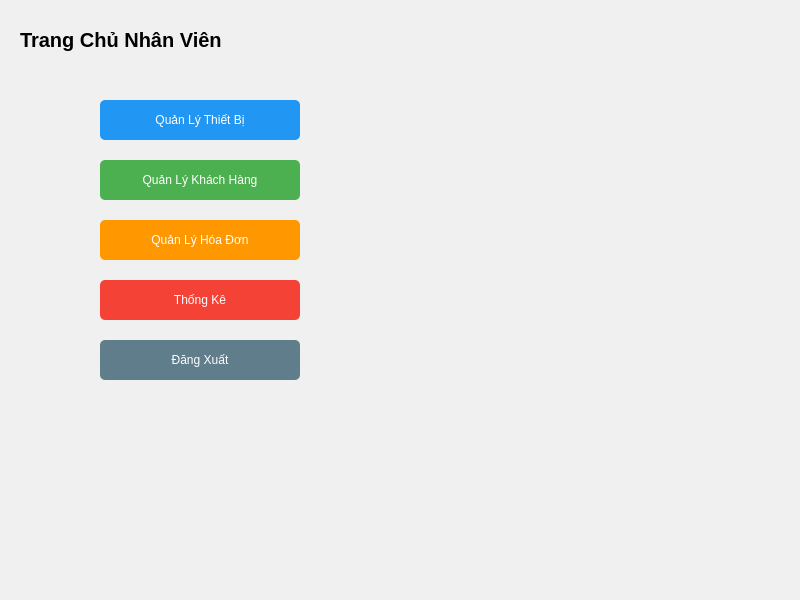
<?xml version="1.0" encoding="UTF-8"?>
<ui version="4.0">
 <class>MainWindow</class>
 <widget class="QMainWindow" name="MainWindow">
  <property name="geometry">
   <rect>
    <x>0</x>
    <y>0</y>
    <width>800</width>
    <height>600</height>
   </rect>
  </property>
  <property name="windowTitle">
   <string>Trang Chủ - Nhân Viên</string>
  </property>
  <property name="styleSheet">
   <string>background-color: #f0f0f0;</string>
  </property>
  <widget class="QWidget" name="centralwidget">
   <!-- Nhãn tiêu đề -->
   <widget class="QLabel" name="lblTitle">
    <property name="geometry">
     <rect>
      <x>20</x>
      <y>20</y>
      <width>300</width>
      <height>40</height>
     </rect>
    </property>
    <property name="text">
     <string>Trang Chủ Nhân Viên</string>
    </property>
    <property name="styleSheet">
     <string>font-size: 20px; font-weight: bold;</string>
    </property>
   </widget>
   <!-- Nút thiết bị -->
   <widget class="QPushButton" name="btnThietBi">
    <property name="geometry">
     <rect>
      <x>100</x>
      <y>100</y>
      <width>200</width>
      <height>40</height>
     </rect>
 five </property>
    <property name="text">
     <string>Quản Lý Thiết Bị</string>
    </property>
    <property name="styleSheet">
     <string>background-color: #2196F3; color: white; border-radius: 5px; padding: 5px;</string>
    </property>
   </widget>
   <!-- Nút khách hàng -->
   <widget class="QPushButton" name="btnKhachHang">
    <property name="geometry">
     <rect>
      <x>100</x>
      <y>160</y>
      <width>200</width>
      <height>40</height>
     </rect>
    </property>
    <property name="text">
     <string>Quản Lý Khách Hàng</string>
    </property>
    <property name="styleSheet">
     <string>background-color: #4CAF50; color: white; border-radius: 5px; padding: 5px;</string>
    </property>
   </widget>
   <!-- Nút hóa đơn -->
   <widget class="QPushButton" name="btnHoaDon">
    <property name="geometry">
     <rect>
      <x>100</x>
      <y>220</y>
      <width>200</width>
      <height>40</height>
     </rect>
    </property>
    <property name="text">
     <string>Quản Lý Hóa Đơn</string>
    </property>
    <property name="styleSheet">
     <string>background-color: #FF9800; color: white; border-radius: 5px; padding: 5px;</string>
    </property>
   </widget>
   <!-- Nút thống kê -->
   <widget class="QPushButton" name="btnThongKe">
    <property name="geometry">
     <rect>
      <x>100</x>
      <y>280</y>
      <width>200</width>
      <height>40</height>
     </rect>
    </property>
    <property name="text">
     <string>Thống Kê</string>
    </property>
    <property name="styleSheet">
     <string>background-color: #f44336; color: white; border-radius: 5px; padding: 5px;</string>
    </property>
   </widget>
   <!-- Nút đăng xuất -->
   <widget class="QPushButton" name="btnDangXuat">
    <property name="geometry">
     <rect>
      <x>100</x>
      <y>340</y>
      <width>200</width>
      <height>40</height>
     </rect>
    </property>
    <property name="text">
     <string>Đăng Xuất</string>
    </property>
    <property name="styleSheet">
     <string>background-color: #607D8B; color: white; border-radius: 5px; padding: 5px;</string>
    </property>
   </widget>
  </widget>
  <widget class="QMenuBar" name="menubar">
   <property name="geometry">
    <rect>
     <x>0</x>
     <y>0</y>
     <width>800</width>
     <height>21</height>
    </rect>
   </property>
  </widget>
  <widget class="QStatusBar" name="statusbar"/>
 </widget>
 <resources/>
 <connections/>
</ui>
